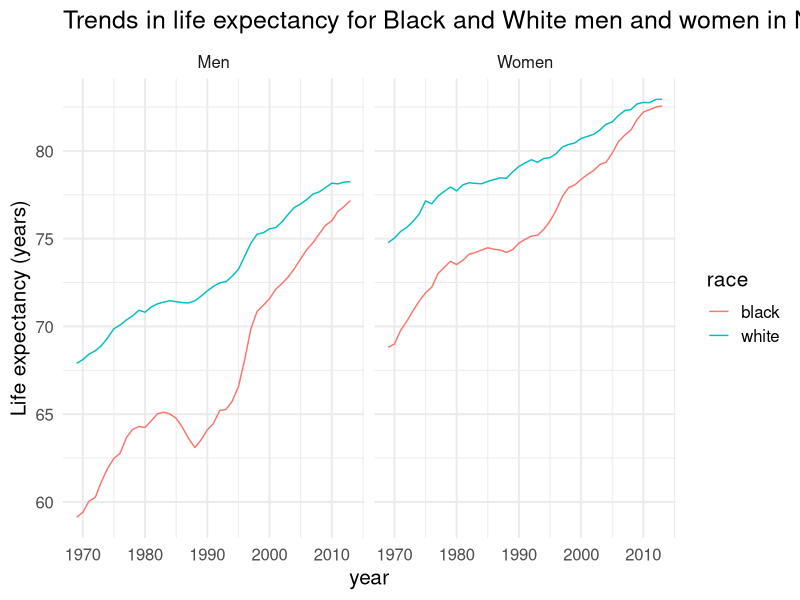
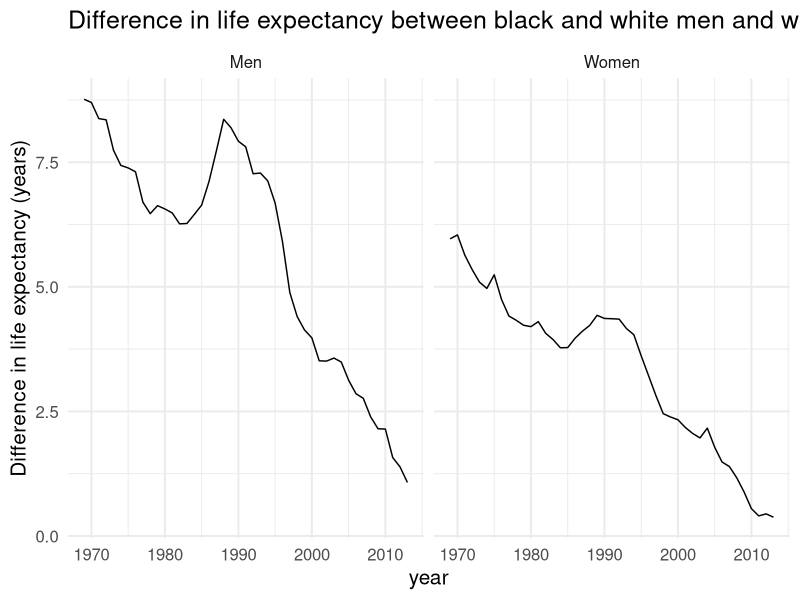

Write R code to recreate these figures, in order.
## ---- chunk 1
library(readr)
library(dplyr)
library(ggplot2)
library(tidyr)
library(glue)
## ---- chunk 2
my_state <- "New York"
## ---- chunk 3
le_data <- read_csv("../Data/Life-expectancy-by-state-long.csv")

my_state_data <- le_data %>% 
  filter(state == my_state) %>%
  mutate(gender = case_when(sex == "Female" ~ "Women",
                            sex == "Male" ~ "Men")) %>%
  select(-sex)

head(my_state_data)
## ---- chunk 4
ggplot(data = my_state_data, aes(x = year, y = LE)) + 
  geom_line(aes(col = race)) + 
  facet_wrap(~ gender) +
  labs(y = "Life expectancy (years)",
       title = glue("Trends in life expectancy for Black and White men and women in {my_state}")
  ) +
  theme_minimal(base_size = 15)
## ---- chunk 5
my_state_data_wide <- my_state_data %>% 
  spread(key = race, value = LE) %>%
  mutate(le_difference = white - black)

ggplot(my_state_data_wide, aes(x = year, y = le_difference)) + 
  geom_line() +
  facet_wrap(~ gender) +
  labs(y = "Difference in life expectancy (years)",
       title = glue("Difference in life expectancy between black and white men and women in {my_state}")
       ) +
  theme_minimal(base_size = 15)
